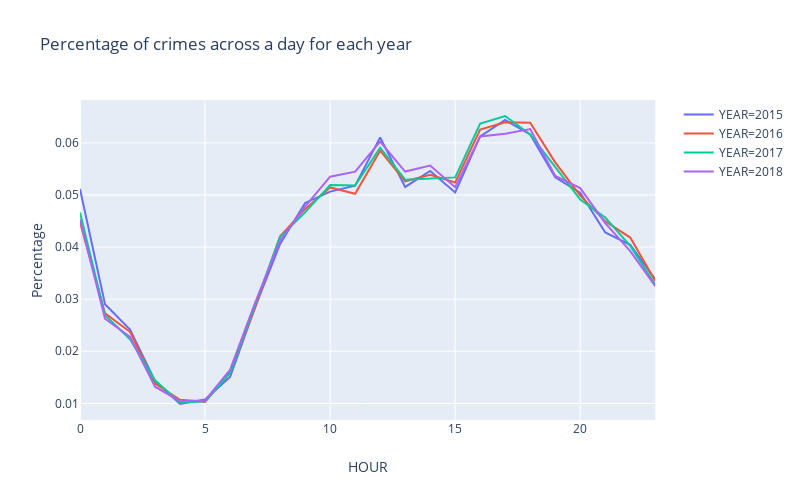

Write notebook code for a chart like this one.
### Code cell
fig = px.line(crimei_TimePerYear, x="HOUR", y='Percentage',color='YEAR',
             title='Percentage of crimes across a day for each year')
fig.update_layout(
    width=800,
    height=500,
)
fig.show()

### Figure 1 — Plotly figure (JSON) as saved in the notebook; plotly's stock layout.template omitted (floating-point values rounded to 4 significant figures)
{"data": [{"hoverlabel": {"namelength": 0}, "hovertemplate": "YEAR=2015<br>HOUR=%{x}<br>Percentage=%{y}", "legendgroup": "YEAR=2015", "line": {"color": "#636efa", "dash": "solid"}, "mode": "lines", "name": "YEAR=2015", "showlegend": true, "type": "scatter", "x": [0, 1, 2, 3, 4, 5, 6, 7, 8, 9, 10, 11, 12, 13, 14, 15, 16, 17, 18, 19, 20, 21, 22, 23], "xaxis": "x", "y": [0.05114, 0.02903, 0.02415, 0.01429, 0.009882, 0.01076, 0.01506, 0.02841, 0.04062, 0.04847, 0.05065, 0.05178, 0.06106, 0.05154, 0.05461, 0.05048, 0.06123, 0.06438, 0.06161, 0.05337, 0.05043, 0.04281, 0.04044, 0.0338], "yaxis": "y"}, {"hoverlabel": {"namelength": 0}, "hovertemplate": "YEAR=2016<br>HOUR=%{x}<br>Percentage=%{y}", "legendgroup": "YEAR=2016", "line": {"color": "#EF553B", "dash": "solid"}, "mode": "lines", "name": "YEAR=2016", "showlegend": true, "type": "scatter", "x": [0, 1, 2, 3, 4, 5, 6, 7, 8, 9, 10, 11, 12, 13, 14, 15, 16, 17, 18, 19, 20, 21, 22, 23], "xaxis": "x", "y": [0.04479, 0.02729, 0.02374, 0.01381, 0.01068, 0.01029, 0.01589, 0.02837, 0.04206, 0.04728, 0.05145, 0.05023, 0.05851, 0.05262, 0.05387, 0.05239, 0.06254, 0.06393, 0.06388, 0.05626, 0.04988, 0.04494, 0.04182, 0.0335], "yaxis": "y"}, {"hoverlabel": {"namelength": 0}, "hovertemplate": "YEAR=2017<br>HOUR=%{x}<br>Percentage=%{y}", "legendgroup": "YEAR=2017", "line": {"color": "#00cc96", "dash": "solid"}, "mode": "lines", "name": "YEAR=2017", "showlegend": true, "type": "scatter", "x": [0, 1, 2, 3, 4, 5, 6, 7, 8, 9, 10, 11, 12, 13, 14, 15, 16, 17, 18, 19, 20, 21, 22, 23], "xaxis": "x", "y": [0.04662, 0.02692, 0.02232, 0.01443, 0.01012, 0.0104, 0.01586, 0.02889, 0.04196, 0.04665, 0.05192, 0.0518, 0.05909, 0.05294, 0.05313, 0.05337, 0.06372, 0.06516, 0.06162, 0.05528, 0.04913, 0.04566, 0.04022, 0.0328], "yaxis": "y"}, {"hoverlabel": {"namelength": 0}, "hovertemplate": "YEAR=2018<br>HOUR=%{x}<br>Percentage=%{y}", "legendgroup": "YEAR=2018", "line": {"color": "#ab63fa", "dash": "solid"}, "mode": "lines", "name": "YEAR=2018", "showlegend": true, "type": "scatter", "x": [0, 1, 2, 3, 4, 5, 6, 7, 8, 9, 10, 11, 12, 13, 14, 15, 16, 17, 18, 19, 20, 21, 22, 23], "xaxis": "x", "y": [0.04532, 0.02625, 0.02275, 0.0132, 0.01043, 0.01055, 0.01644, 0.02931, 0.04122, 0.04777, 0.0535, 0.05448, 0.06025, 0.0545, 0.05565, 0.0515, 0.06122, 0.06174, 0.06265, 0.05364, 0.05132, 0.0446, 0.03921, 0.0325], "yaxis": "y"}], "layout": {"height": 500, "legend": {"tracegroupgap": 0}, "title": {"text": "Percentage of crimes across a day for each year"}, "width": 800, "xaxis": {"anchor": "y", "domain": [0, 0.98], "title": {"text": "HOUR"}}, "yaxis": {"anchor": "x", "domain": [0, 1], "title": {"text": "Percentage"}}}}
